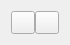
<?xml version="1.0" encoding="UTF-8"?>
<ui version="4.0">
 <class>HwConfItem</class>
 <widget class="QWidget" name="HwConfItem">
  <property name="geometry">
   <rect>
    <x>0</x>
    <y>0</y>
    <width>66</width>
    <height>41</height>
   </rect>
  </property>
  <property name="windowTitle">
   <string/>
  </property>
  <property name="styleSheet">
   <string notr="true"/>
  </property>
  <layout class="QHBoxLayout" name="horizontalLayout">
   <property name="spacing">
    <number>0</number>
   </property>
   <item>
    <widget class="StyledButton" name="toolButtonIcon">
     <property name="text">
      <string/>
     </property>
    </widget>
   </item>
   <item>
    <widget class="StyledButton" name="toolButtonSetting">
     <property name="text">
      <string/>
     </property>
    </widget>
   </item>
  </layout>
 </widget>
 <customwidgets>
  <customwidget>
   <class>StyledButton</class>
   <extends>QToolButton</extends>
   <header>lib/widgets/styled-button.h</header>
  </customwidget>
 </customwidgets>
 <resources/>
 <connections/>
</ui>
